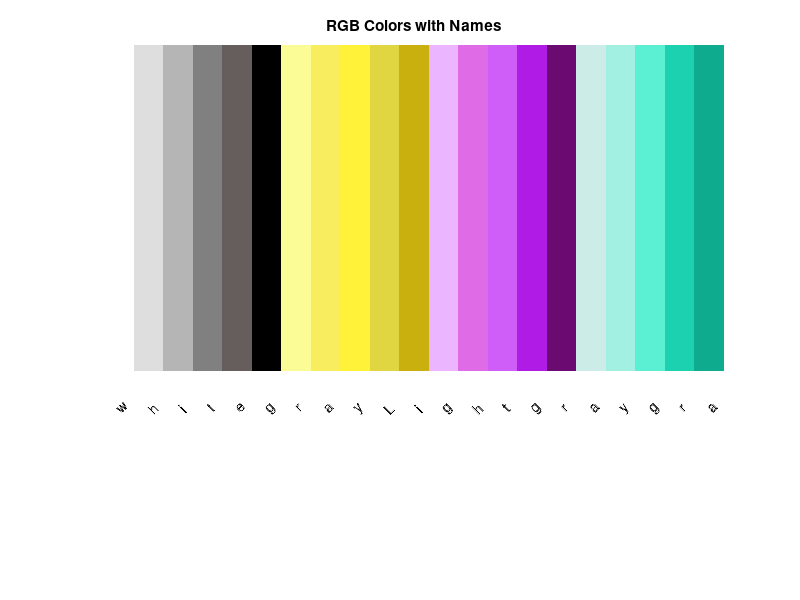

Reproduce this figure in MATLAB.
function fig = plotColorCanvas()
% plotColorCanvas - Displays a figure with all predefined RGB colors and their names.

ColorMatrix = [
    1 1 1;
    0.8706 0.8706 0.8706;
    0.71 0.71 0.71;
    0.5 0.5 0.5;
    0.4000 0.3647 0.3647;
    0 0 0;
    0.9882 0.9882 0.5922;
    0.9686 0.9294 0.3686;
    1.0000 0.9490 0.2196;
    0.8784 0.8392 0.2549;
    0.7882 0.6902 0.0549;
    0.9216 0.7098 1.0000;
    0.8745 0.4235 0.9020;
    0.8078 0.3686 0.9686;
    0.6902 0.1098 0.9020;
    0.4196 0.0392 0.4392;
    0.8000 0.9294 0.9059;
    0.6314 0.9412 0.8824;
    0.3569 0.9412 0.8314;
    0.1059 0.8196 0.6902;
    0.0549 0.6706 0.5569
];

colorNames = ["white", "grayLight", "gray", "grayDark1", "grayDark2", "black", ...
    "yellowLight2", "yellowLight1", "yellow", "yellowDark1", "yellowDark2", ...
    "purpleLight2", "purpleLight1", "purple", "purpleDark1", "purpleDark2", ...
    "blueLight2", "blueLight1", "blue", "blueDark1", "blueDark2"];

n = size(ColorMatrix, 1);
fig = figure;
hold on;

for i = 1:n
    rectangle('Position', [i, 0, 1, 1], 'FaceColor', ColorMatrix(i,:), 'EdgeColor', 'none');
    text(i + 0.5, -0.1, colorNames(i), ...
        'HorizontalAlignment', 'center', ...
        'VerticalAlignment', 'top', ...
        'Rotation', 45, ...
        'FontSize', 10);
end

xlim([1 n+1]);
ylim([-0.5 1]);
axis off;
title('RGB Colors with Names');
end